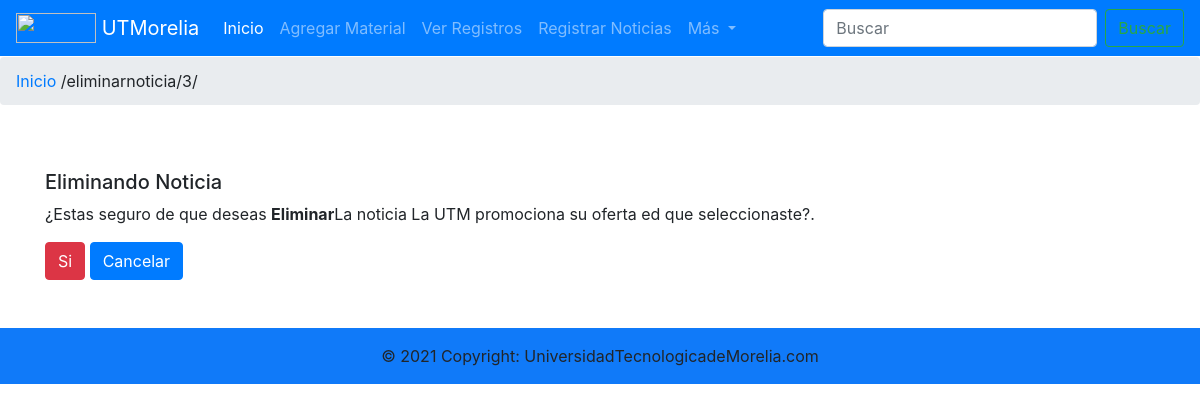
Before: /eliminarnoticia/3/ with the older database file.
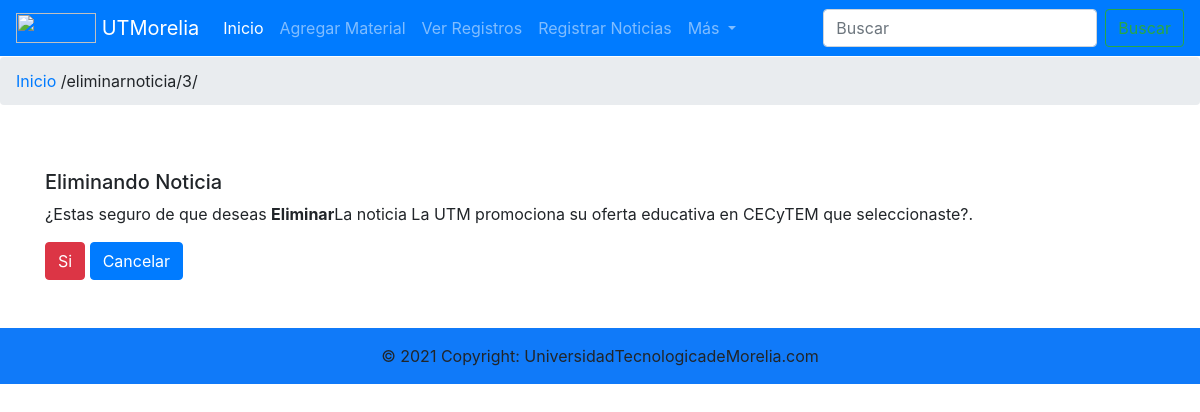
After: the same page with the newer database file.
### administrar/models.py (models this page shows, shortened)
class noticias(models.Model): #Define la estructura de nuestra tabla
    titulo = models.CharField(max_length=60,verbose_name="Nombre") #Texto largo
    descripcion = models.TextField(verbose_name="Descripcion")
    imagen = models.ImageField(null=True,upload_to="fotosnoticias",verbose_name="Fotografia")
    created = models.DateTimeField(auto_now_add=True) #Fecha y tiempo
    updated = models.DateTimeField(auto_now_add=True)
    class Meta:
        verbose_name = "Noticia"
        verbose_name_plural = "Noticias"
        ordering = ["-created"]

### administrar/views.py (the view)
# urls.py: path('eliminarnoticia/<int:id>/', views.EliminarNoticia, name='EliminarNoticia'),
def EliminarNoticia(request, id, confirmacion='administrar/confirmarEliminacionNoticia.html'):
    comentario = get_object_or_404(noticias, id=id)
    if request.method=='POST':
        comentario.delete()
        noticia=noticias.objects.all()
        return render(request,"administrar/principal.html",{'noticias':noticia})
    return render(request, confirmacion, {'object':comentario})

### administrar/templates/administrar/confirmarEliminacionNoticia.html (shortened to what this page needs)
{% extends "administrar/encabezado.html" %}
{% block contenido %}
<div class="container">
    <div class="py-5">
<form method="POST">
    <div class="callout callout-danger">
    <h5>Eliminando Noticia</h5>
    <p>¿Estas seguro de que deseas <strong>Eliminar</strong>La noticia  {{object.titulo}} que seleccionaste?.</p>
    </div>
    <button type="submit" class="btn btn-danger">Si</button>
    <a href="{%url 'Principal'%}" class="btn btn-primary">Cancelar</a>
    </form>
    </div>
</div>
{% endblock %}

Changed rows visible on the page:
changed noticias: titulo "La UTM promociona su oferta ed" → "La UTM promociona su oferta educativa en CECyTEM"
